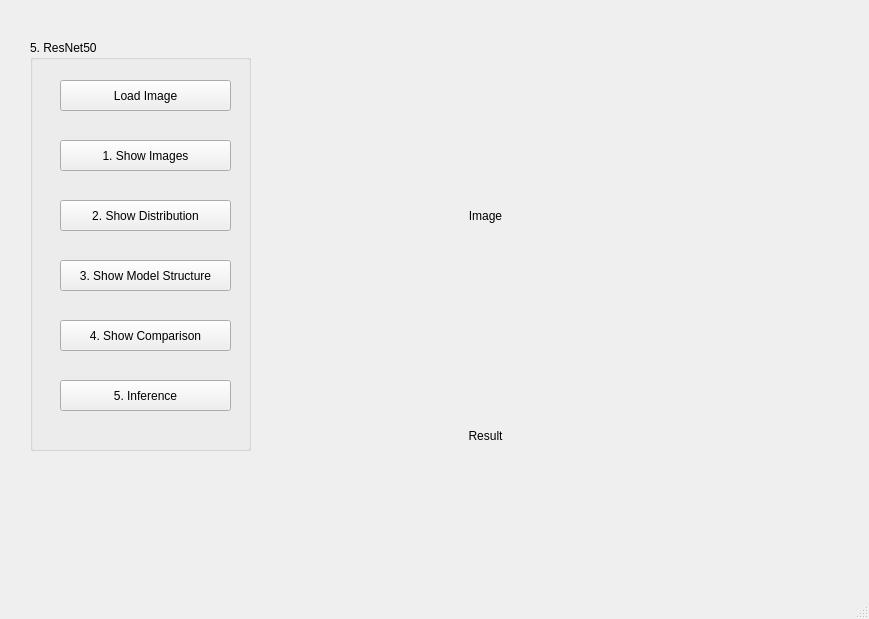
<?xml version="1.0" encoding="UTF-8"?>
<ui version="4.0">
 <class>MainWindow</class>
 <widget class="QMainWindow" name="MainWindow">
  <property name="geometry">
   <rect>
    <x>0</x>
    <y>0</y>
    <width>869</width>
    <height>619</height>
   </rect>
  </property>
  <property name="windowTitle">
   <string>MainWindow</string>
  </property>
  <widget class="QWidget" name="centralwidget">
   <widget class="QGroupBox" name="ResNet_box">
    <property name="geometry">
     <rect>
      <x>30</x>
      <y>40</y>
      <width>221</width>
      <height>411</height>
     </rect>
    </property>
    <property name="title">
     <string>5. ResNet50</string>
    </property>
    <widget class="QPushButton" name="Load_img_btn">
     <property name="geometry">
      <rect>
       <x>30</x>
       <y>40</y>
       <width>171</width>
       <height>31</height>
      </rect>
     </property>
     <property name="text">
      <string>Load Image</string>
     </property>
    </widget>
    <widget class="QPushButton" name="Show_img_btn">
     <property name="geometry">
      <rect>
       <x>30</x>
       <y>100</y>
       <width>171</width>
       <height>31</height>
      </rect>
     </property>
     <property name="text">
      <string>1. Show Images</string>
     </property>
    </widget>
    <widget class="QPushButton" name="Show_dis_btn">
     <property name="geometry">
      <rect>
       <x>30</x>
       <y>160</y>
       <width>171</width>
       <height>31</height>
      </rect>
     </property>
     <property name="text">
      <string>2. Show Distribution</string>
     </property>
    </widget>
    <widget class="QPushButton" name="Show_mod_btn">
     <property name="geometry">
      <rect>
       <x>30</x>
       <y>220</y>
       <width>171</width>
       <height>31</height>
      </rect>
     </property>
     <property name="text">
      <string>3. Show Model Structure</string>
     </property>
    </widget>
    <widget class="QPushButton" name="Show_cmp_btn">
     <property name="geometry">
      <rect>
       <x>30</x>
       <y>280</y>
       <width>171</width>
       <height>31</height>
      </rect>
     </property>
     <property name="text">
      <string>4. Show Comparison</string>
     </property>
    </widget>
    <widget class="QPushButton" name="Inf_btn">
     <property name="geometry">
      <rect>
       <x>30</x>
       <y>340</y>
       <width>171</width>
       <height>31</height>
      </rect>
     </property>
     <property name="text">
      <string>5. Inference</string>
     </property>
    </widget>
   </widget>
   <widget class="QLabel" name="Img_lab">
    <property name="geometry">
     <rect>
      <x>320</x>
      <y>50</y>
      <width>331</width>
      <height>331</height>
     </rect>
    </property>
    <property name="text">
     <string>Image</string>
    </property>
    <property name="alignment">
     <set>Qt::AlignCenter</set>
    </property>
   </widget>
   <widget class="QLabel" name="Res_lab">
    <property name="geometry">
     <rect>
      <x>290</x>
      <y>410</y>
      <width>391</width>
      <height>51</height>
     </rect>
    </property>
    <property name="text">
     <string>Result</string>
    </property>
    <property name="alignment">
     <set>Qt::AlignCenter</set>
    </property>
   </widget>
  </widget>
  <widget class="QMenuBar" name="menubar">
   <property name="geometry">
    <rect>
     <x>0</x>
     <y>0</y>
     <width>869</width>
     <height>21</height>
    </rect>
   </property>
  </widget>
  <widget class="QStatusBar" name="statusbar"/>
 </widget>
 <resources/>
 <connections/>
</ui>
